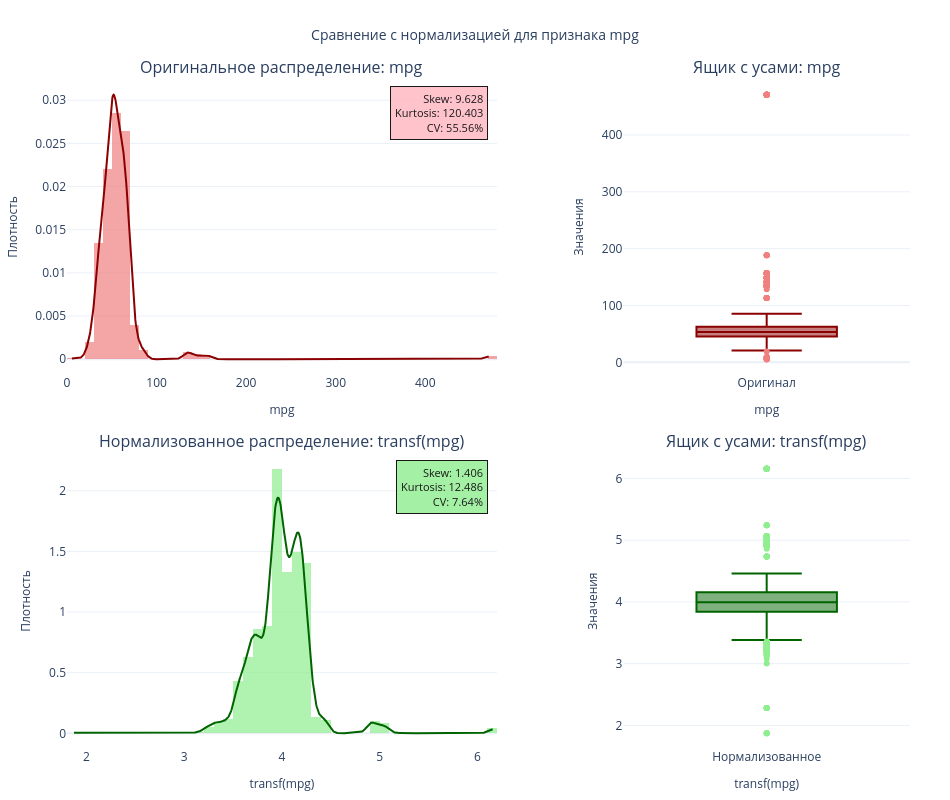

Notebook source saved alongside this figure:
### Code cell
transform_column('mpg', lambda original_data: np.log1p(original_data)) # применяем логарифмическую нормализацию

### Figure 1 — Plotly figure (JSON) as saved in the notebook; plotly's stock layout.template omitted (floating-point values rounded to 4 significant figures; data arrays with more than 128 entries replaced by an {"elided": "..."} marker saying what was removed)
{"data": [{"histnorm": "probability density", "marker": {"color": "lightcoral"}, "name": "Оригинал", "nbinsx": 50, "opacity": 0.7, "showlegend": false, "type": "histogram", "x": {"elided": "10781 float values"}, "xaxis": "x", "yaxis": "y"}, {"line": {"color": "darkred", "width": 2}, "mode": "lines", "name": "KDE оригинал", "showlegend": false, "type": "scatter", "x": {"elided": "1000 float values"}, "xaxis": "x", "y": {"elided": "1000 float values"}, "yaxis": "y"}, {"boxpoints": "outliers", "line": {"color": "darkred"}, "marker": {"color": "lightcoral"}, "name": "Оригинал", "showlegend": false, "type": "box", "xaxis": "x2", "y": {"elided": "10781 float values"}, "yaxis": "y2"}, {"histnorm": "probability density", "marker": {"color": "lightgreen"}, "name": "Нормализованное", "nbinsx": 50, "opacity": 0.7, "showlegend": false, "type": "histogram", "x": {"elided": "10781 float values"}, "xaxis": "x3", "yaxis": "y3"}, {"line": {"color": "darkgreen", "width": 2}, "mode": "lines", "name": "KDE нормализованного", "showlegend": false, "type": "scatter", "x": {"elided": "1000 float values"}, "xaxis": "x3", "y": {"elided": "1000 float values"}, "yaxis": "y3"}, {"boxpoints": "outliers", "line": {"color": "darkgreen"}, "marker": {"color": "lightgreen"}, "name": "Нормализованное", "showlegend": false, "type": "box", "xaxis": "x4", "y": {"elided": "10781 float values"}, "yaxis": "y4"}], "layout": {"annotations": [{"font": {"size": 16}, "showarrow": false, "text": "Оригинальное распределение: mpg", "x": 0.255, "xanchor": "center", "xref": "paper", "y": 1, "yanchor": "bottom", "yref": "paper"}, {"font": {"size": 16}, "showarrow": false, "text": "Ящик с усами: mpg", "x": 0.83, "xanchor": "center", "xref": "paper", "y": 1, "yanchor": "bottom", "yref": "paper"}, {"font": {"size": 16}, "showarrow": false, "text": "Нормализованное распределение: transf(mpg)", "x": 0.255, "xanchor": "center", "xref": "paper", "y": 0.44, "yanchor": "bottom", "yref": "paper"}, {"font": {"size": 16}, "showarrow": false, "text": "Ящик с усами: transf(mpg)", "x": 0.83, "xanchor": "center", "xref": "paper", "y": 0.44, "yanchor": "bottom", "yref": "paper"}, {"align": "right", "bgcolor": "rgba(255, 182, 193, 0.9)", "bordercolor": "black", "borderpad": 4, "borderwidth": 1, "font": {"color": "black", "size": 11}, "opacity": 0.9, "showarrow": false, "text": "Skew: 9.628<br>Kurtosis: 120.403<br>CV: 55.56%", "x": 0.98, "xref": "x domain", "y": 0.98, "yref": "y domain"}, {"align": "right", "bgcolor": "rgba(144, 238, 144, 0.9)", "bordercolor": "black", "borderpad": 4, "borderwidth": 1, "font": {"color": "black", "size": 11}, "opacity": 0.9, "showarrow": false, "text": "Skew: 1.406<br>Kurtosis: 12.486<br>CV: 7.64%", "x": 0.98, "xref": "x3 domain", "y": 0.98, "yref": "y3 domain"}], "height": 800, "legend": {"x": 0.01, "xanchor": "left", "y": 0.99, "yanchor": "top"}, "margin": {"b": 40, "l": 40, "r": 40, "t": 80}, "title": {"font": {"size": 14}, "text": "Сравнение с нормализацией для признака mpg", "x": 0.5}, "width": 950, "xaxis": {"anchor": "y", "domain": [0, 0.51], "title": {"font": {"size": 12}, "text": "mpg"}}, "xaxis2": {"anchor": "y2", "domain": [0.66, 1], "title": {"font": {"size": 12}, "text": "mpg"}}, "xaxis3": {"anchor": "y3", "domain": [0, 0.51], "title": {"font": {"size": 12}, "text": "transf(mpg)"}}, "xaxis4": {"anchor": "y4", "domain": [0.66, 1], "title": {"font": {"size": 12}, "text": "transf(mpg)"}}, "yaxis": {"anchor": "x", "domain": [0.56, 1], "title": {"font": {"size": 12}, "text": "Плотность"}}, "yaxis2": {"anchor": "x2", "domain": [0.56, 1], "title": {"font": {"size": 12}, "text": "Значения"}}, "yaxis3": {"anchor": "x3", "domain": [0, 0.44], "title": {"font": {"size": 12}, "text": "Плотность"}}, "yaxis4": {"anchor": "x4", "domain": [0, 0.44], "title": {"font": {"size": 12}, "text": "Значения"}}}}
